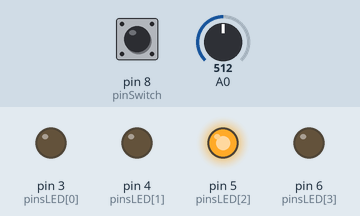
Simulated run of this sketch. Board: Arduino Uno, built with avr-gcc and run on an emulated ATmega328P. Parts: output pins drawn as LEDs (lit = HIGH). The inputs (shaded band) are chosen by the test bench; at power-on: A0 = 512, pin 8 (pinSwitch) HIGH.

Above: at 6.2 s.
6.3 s: A0 set to 497
At 7.2 s:
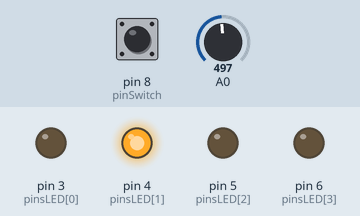
7.8 s: A0 set to 269
9.3 s: A0 set to 237
At 10.5 s:
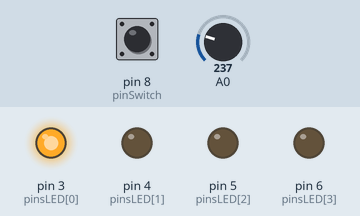
10.8 s: A0 set to 900
At 11.8 s:
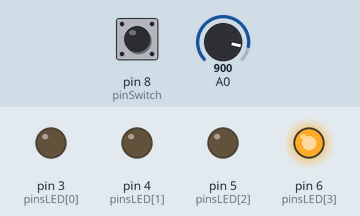
14.3 s: A0 set to 780
15.8 s: A0 set to 759
At 16.8 s:
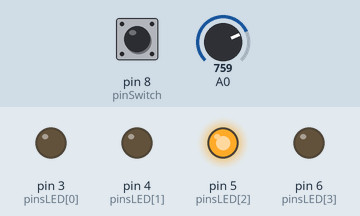
Timing chart, 0 to 18.3 s (numbered marks = the images above; inputs shaded):
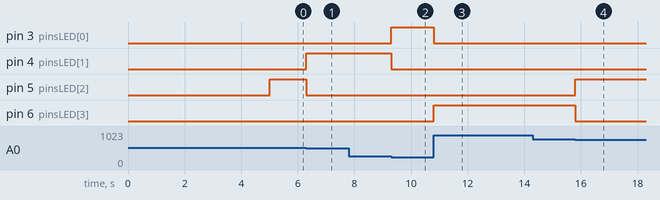

Measured:
- the behaviour switches between 512 and 511 on A0 (found by bisection; images 0 and 1)
- the behaviour switches between 256 and 255 on A0 (found by bisection; images 1 and 2)
- the behaviour switches between 768 and 767 on A0 (found by bisection; images 3 and 4)
- after the input at 6.3 s, pin 4 (pinsLED[1]): LOW → HIGH at once; pin 5 (pinsLED[2]): HIGH → LOW at once
- after the input at 7.8 s, every drawn part: stays the same
- after the input at 9.3 s, pin 3 (pinsLED[0]): LOW → HIGH at once; pin 4 (pinsLED[1]): HIGH → LOW at once
- after the input at 10.8 s, pin 3 (pinsLED[0]): HIGH → LOW at once; pin 6 (pinsLED[3]): LOW → HIGH at once
- after the input at 14.3 s, every drawn part: stays the same
- after the input at 15.8 s, pin 5 (pinsLED[2]): LOW → HIGH at once; pin 6 (pinsLED[3]): HIGH → LOW at once

The sketch:

1b2_Mode_selector.ino
```cpp
// Tutorial 1b2. Mode selector

// Main parts: Adafruit Metro Mini, potentiometer, momentary switch,
// capacitors, LEDs, resistors

// Variables that remain constant
const byte pinSwitch = 8; // Digital input pin from momentary switch
const byte pinsLED[] = {3, 4, 5, 6}; // Array to store LED pin numbers
const size_t numLEDs = sizeof pinsLED / sizeof pinsLED[0]; // Find out and store size of the array
const unsigned long functionIntervals[numLEDs] = {7900, 4800, 2700, 1100}; // Array to store function durations

// Variables that can change
bool functionState[numLEDs] = {false}; // Array to store the running status of each function
unsigned long timestamp[numLEDs] = {0}; // Array to store a timestamp for each function
byte selection = 0;
byte lastSelection = 0;
bool lastSwitchState = HIGH; // Tracks the last switch state, open (= HIGH) at start

void setup()
{
  // Serial printing only necessary to understand which functions run
  Serial.begin(9600); delay(5000);

  // Loop through the array with the LED pin numbers
  for (byte i = 0; i < numLEDs; i++)
  {
    // And initialise Metro Mini's digital pins specified above
    pinMode(pinsLED[i], OUTPUT);
  }

  // Initialise momentary switch pin with an internal pull-up resistor so
  // that the momentary switch is read as open (= HIGH) at start
  pinMode (pinSwitch, INPUT_PULLUP);
}

void loop()
{
  // Self-explanatory; everything is broken up into simple functions
  checkSelection();
  setSelectionLED();
  checkSwitch();
  setFunction();
}

void setFunction()
{
  // Loop for as many times (i) as there are functions (and LEDs)
  for (byte i = 0; i < numLEDs; i++)
  {
    // If a function (i) ran for as long as its matching interval (i)
    if (millis() - timestamp[i] >= functionIntervals[i])
    {
      // Then set function (i)'s running status to "I'm done running!"
      functionState[i] = false;
    }

    // If a function (i) was allowed to run by the checkSwitch() function
    if (functionState[i] == true)
    {
      switch (i)
      {
        case 0: function0(); break; // Run function0()

        case 1: function1(); break; // Run function1()

        case 2: function2(); break; // Run function2()

        case 3: function3(); break; // Run function3()
      }
    }
  }
}

void setSelectionLED()
{
  // Check, if the potentiometer knob was rotated, and the selection changed
  if (lastSelection != selection)
  {
    // If it changed, first switch all LEDs off
    for (byte i = 0; i < numLEDs; i++)
    {
      digitalWrite(pinsLED[i], LOW);
    }

    // And switch on the LED that matches the new selection
    digitalWrite(pinsLED[selection], HIGH);

    // Remember the current selection for the next check
    lastSelection = selection;
  }
}

void checkSelection()
{
  // The potentiometer is hardware smoothed with a 10uF capacitor; no code
  // is necessary. Read the voltage from the potentiometer pin
  int readingPotentiometer = analogRead(A0);

  // Depending on the potentiometer knob rotation, set the selection
  // variable to the matching number. If a case matches, code execution
  // continues below the switch statement (= break keyword)
  switch (readingPotentiometer)
  {
    case 0 ... 255: selection = 0; break; // function0() = Red LED

    case 256 ... 511: selection = 1; break; // function1() = Yellow LED

    case 512 ... 767: selection = 2; break; // function2() = Green LED

    case 768 ...1023: selection = 3; break; // function3() = Blue LED
  }
}

void checkSwitch()
{
  // The momentary switch is hardware debounced with a 0.1uF capacitor; no
  // debouncing code is necessary. See http://www.gammon.com.au/switches
  // Read the voltage from the momentary switch pin to see if something
  // has changed (was the button pressed or released?)
  bool switchState = digitalRead (pinSwitch);

  // Has the momentary switch state changed since the last time it was
  // checked?
  if (switchState != lastSwitchState)
  {
    // Then, test if the switch was opened (button released)
    if (switchState == HIGH)
    {
      // If so, allow the selected function to run
      functionState[selection] = true;

      // And take the time of when that happened
      timestamp[selection] = millis();
    }

    // Last, store the current switch state for the next time around
    lastSwitchState =  switchState;
  }
}

// Each function can do something useful and, more importantly, do it
// independently from what another function is doing, because of the
// millis() approach explained above, instead of code-blocking delay()
void function0()
{
  Serial.println("function0"); // Only to see the function is running
}

void function1()
{
  Serial.println("function1");
}

void function2()
{
  Serial.println("function2");
}

void function3()
{
  Serial.println("function3");
}
```
